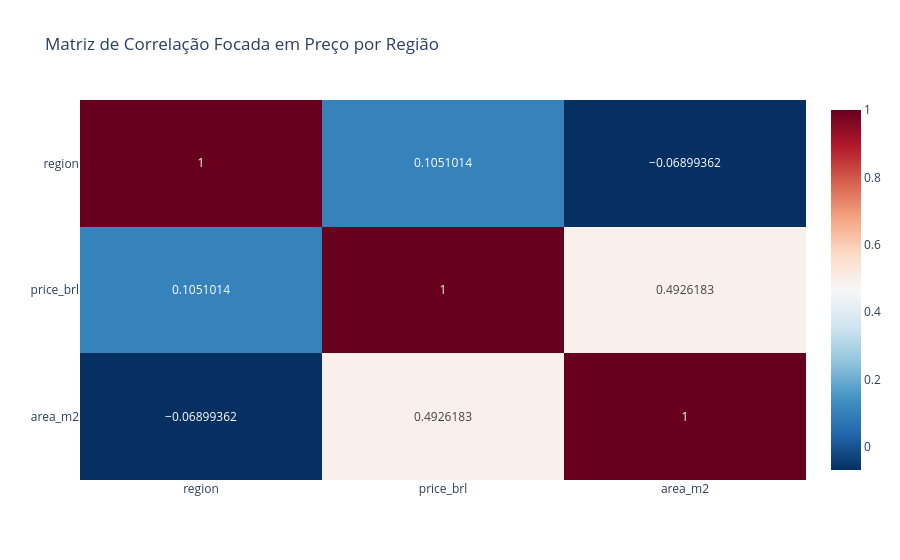

This figure's notebook cell:
### Code cell
brasil_re_df_sel_region = brasil_re_df_num[['region', 'price_brl', 'area_m2']]

corr_matrix = brasil_re_df_sel_region.corr()

fig = px.imshow(
    corr_matrix,
    text_auto=True,
    color_continuous_scale='RdBu_r',
    aspect="auto",
    title="Matriz de Correlação Focada em Preço por Região"
)
fig.show()

### Figure 1 — Plotly figure (JSON) as saved in the notebook; plotly's stock layout.template omitted (floating-point values rounded to 4 significant figures)
{"data": [{"coloraxis": "coloraxis", "name": "0", "texttemplate": "%{z}", "x": ["region", "price_brl", "area_m2"], "y": ["region", "price_brl", "area_m2"], "z": [[1.0, 0.1051, -0.06899], [0.1051, 1.0, 0.4926], [-0.06899, 0.4926, 1.0]], "type": "heatmap", "xaxis": "x", "yaxis": "y", "hovertemplate": "x: %{x}<br>y: %{y}<br>color: %{z}<extra></extra>"}], "layout": {"xaxis": {"anchor": "y", "domain": [0.0, 1.0]}, "yaxis": {"anchor": "x", "domain": [0.0, 1.0], "autorange": "reversed"}, "coloraxis": {"colorscale": [[0.0, "rgb(5,48,97)"], [0.1, "rgb(33,102,172)"], [0.2, "rgb(67,147,195)"], [0.3, "rgb(146,197,222)"], [0.4, "rgb(209,229,240)"], [0.5, "rgb(247,247,247)"], [0.6, "rgb(253,219,199)"], [0.7, "rgb(244,165,130)"], [0.8, "rgb(214,96,77)"], [0.9, "rgb(178,24,43)"], [1.0, "rgb(103,0,31)"]]}, "title": {"text": "Matriz de Correlação Focada em Preço por Região"}}}
